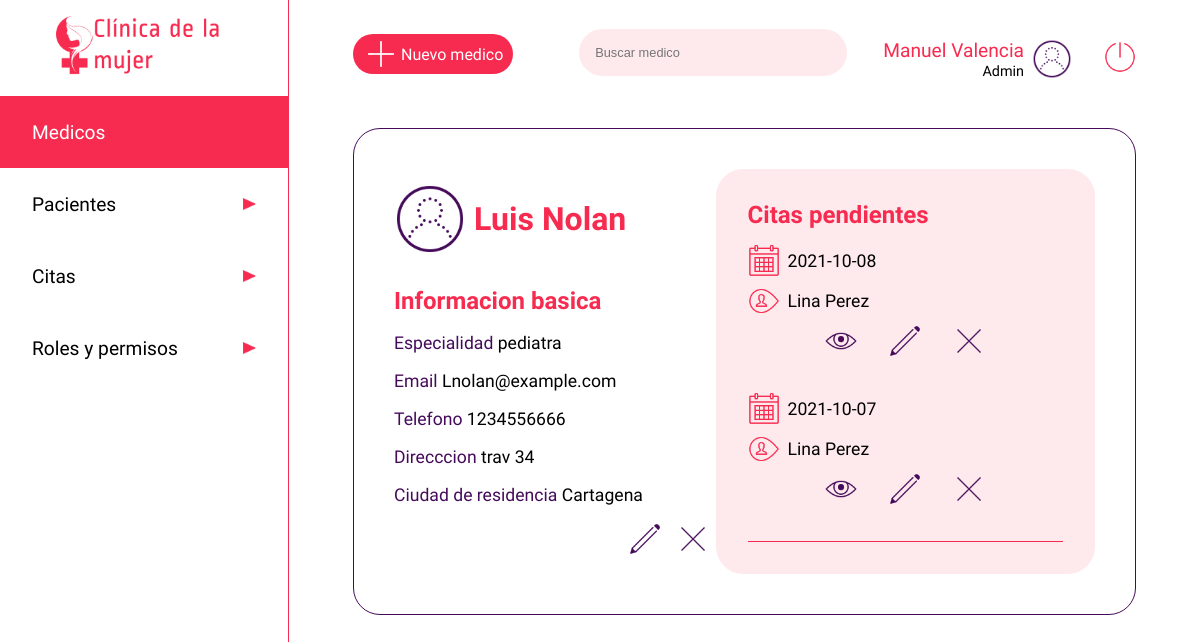
The app's page /medico/1048484611 (signed in), older data.
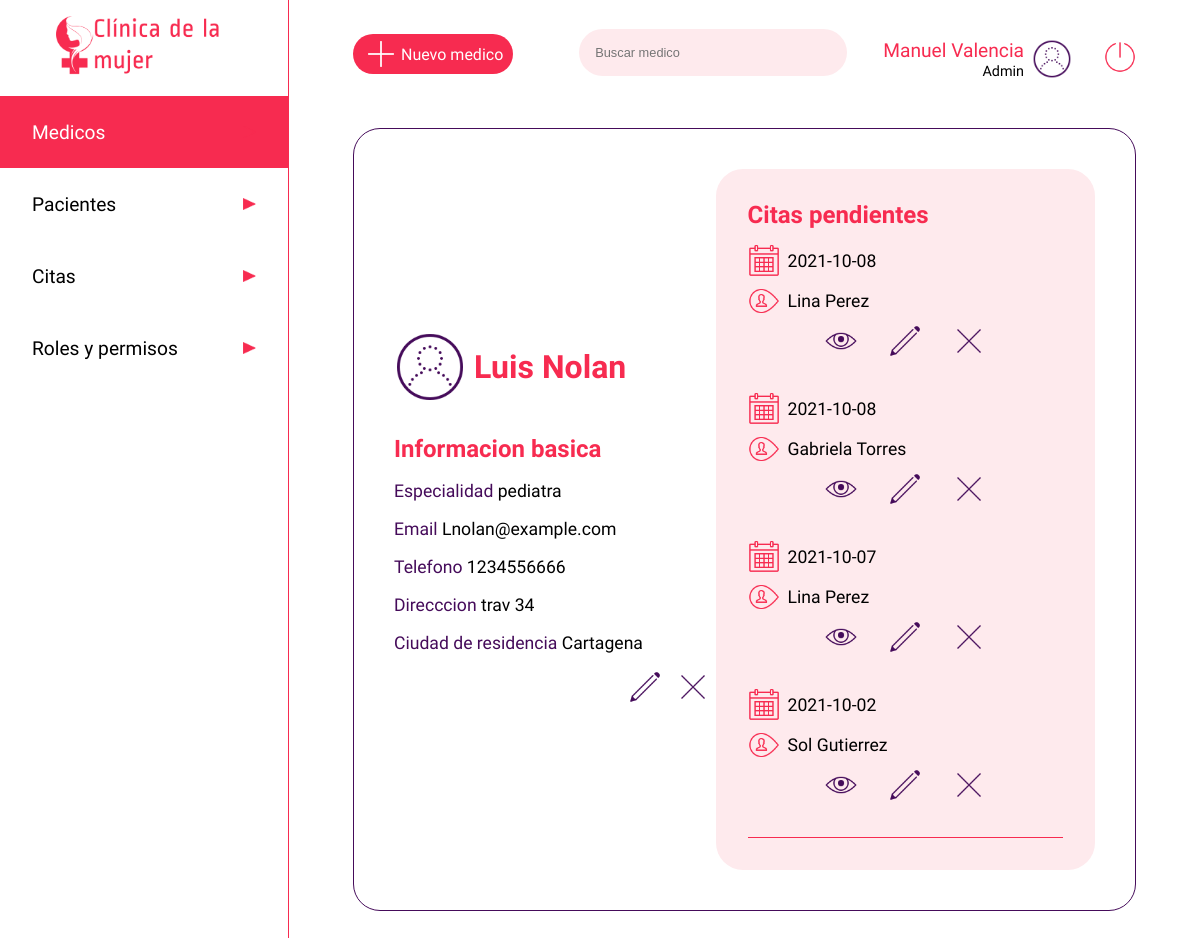
The same page, newer data.
### app.py (models this page shows, shortened)
class citas(db.Model):
    __tablename__ = 'citas'
    cita_id=db.Column(db.Integer, primary_key=True)
    medico_id = db.Column(db.Integer, nullable=False)
    paciente_id = db.Column(db.Integer, nullable=False)
    fecha = db.Column(db.String)
    motivo = db.Column(db.String(500))
    estado = db.Column(db.Boolean)
    hora_atencion = db.Column(db.String)
    sintomas = db.Column(db.String)
    diagnostico = db.Column(db.String)
    anotaciones = db.Column(db.String)
    calificacion = db.Column(db.Integer)
    calificacion_obs = db.Column(db.String)

class users(db.Model):
    __tablename__ = 'users'
    cedula = db.Column(db.Integer, primary_key=True)
    nombre=db.Column(db.String)
    apellido=db.Column(db.String)
    nacimiento=db.Column(db.String)
    eps=db.Column(db.String)
    email=db.Column(db.String, unique=True)
    telefono=db.Column(db.Integer)
    dir=db.Column(db.String)
    ciudad=db.Column(db.String)
    password=db.Column(db.String)
    rol =db.Column(db.String)
    especialidad = db.Column(db.String)
    estado = db.Column(db.Boolean)

### app.py (the view)
@app.route('/medico/<user>', methods=['GET'])
def medico(user):
    if 'usuarioIngresado' in session:
        medicos = users.query.filter_by(cedula=user).first()
        usuario = users.query.filter_by(cedula=int(session['usuarioIngresado'])).first()
        pacientes = users.query.filter_by(rol='paciente')
        citass = citas.query.filter_by(medico_id=int(user)).all()
        return render('usermedico.html', medico=medicos, row=usuario, cita=citass, listapacientes = pacientes)
    else:
        return render('acceso-denegado.html')

### templates/usermedico.html (shortened to what the changed rows need)
<!DOCTYPE html>
<html lang="es">
<head>
    <link rel="stylesheet" href="{{ url_for('static', filename='css/users.css')}}">
</head>
<body>
    <main class="main">
        <div class="cuerpo">
            <div class="contenedorperfil">
                <div class="userperf">
                    <h1 class="username">{{medico ["nombre"]}}  {{medico ["apellido"]}}</h1>
                </div>
                <div class="userinfo">
                    <h2 class="infotitle">Informacion basica</h2><br>
                    <span style="color:#450B5A">Especialidad </span><span style="color:#000000">{{medico ["especialidad"]}}</span> <br><br>
                    <span style="color:#450B5A">Email </span><span style="color:#000000">{{medico ["email"]}}</span><br><br>
                    <span style="color:#450B5A">Telefono </span><span style="color:#000000">{{medico ["telefono"]}}</span> <br><br>
                    <span style="color:#450B5A">Direcccion </span><span style="color:#000000">{{medico ["dir"]}}</span> <br><br>
                    <span style="color:#450B5A">Ciudad de residencia </span><span style="color:#000000">{{medico ["ciudad"]}}</span> <br><br>
                </div>
            </div>
            <div class="contenedorcitas">
                <h2 class="infotitle">Citas pendientes</h1>
                    {% for c in cita %}
                        <div class="infocita">
                            <div class="diahora">
                                <img src="{{ url_for('static', filename='images/calendar_100px.png')}}" class="calendarwatch" alt=""><span>{{ c.fecha }}</span>
                            </div>
                            <div class="diahora">
                                <img src="{{ url_for('static', filename='images/username_100px.png')}}" class="calendarwatch" alt="">
                                {% for l in listapacientes %}
                                    {% if c.paciente_id == l.cedula %}
                                        <span>{{l.nombre}} {{l.apellido}}</span>
                                    {% endif %}
                                {% endfor %}
                            </div>
                            <div class="contenedortbtn">
                                <a href="/listado-citas/{{ c.cita_id }}/ver"><img src="{{ url_for('static', filename='images/eye_100px.png')}}" class="btned" alt=""></a>
                                <a href="/listado-citas/{{ c.cita_id }}/editar"><img src="{{ url_for('static', filename='images/edit_100px.png')}}" class="btned" alt=""></a>
                                <a href="/listado-citas/{{ c.cita_id }}/eliminar"><img src="{{ url_for('static', filename='images/delete_100px.png')}}" class="btned" alt=""></a>
                            </div>
                        </div>
                    {% endfor %}
                <hr color="#F72B50" size="0.5rem">
            </div>
    </main>
</body>
</html>

Row changes from the older to the newer data that the page shows:
now on this page (row edited): citas: fecha "2021-10-08"
now on this page (row unchanged): users: nombre "Gabriela", apellido "Torres", shown under "2021-10-08"
now on this page (row edited): citas: fecha "2021-10-02"
now on this page (row unchanged): users: nombre "Sol", apellido "Gutierrez", shown under "2021-10-02"
